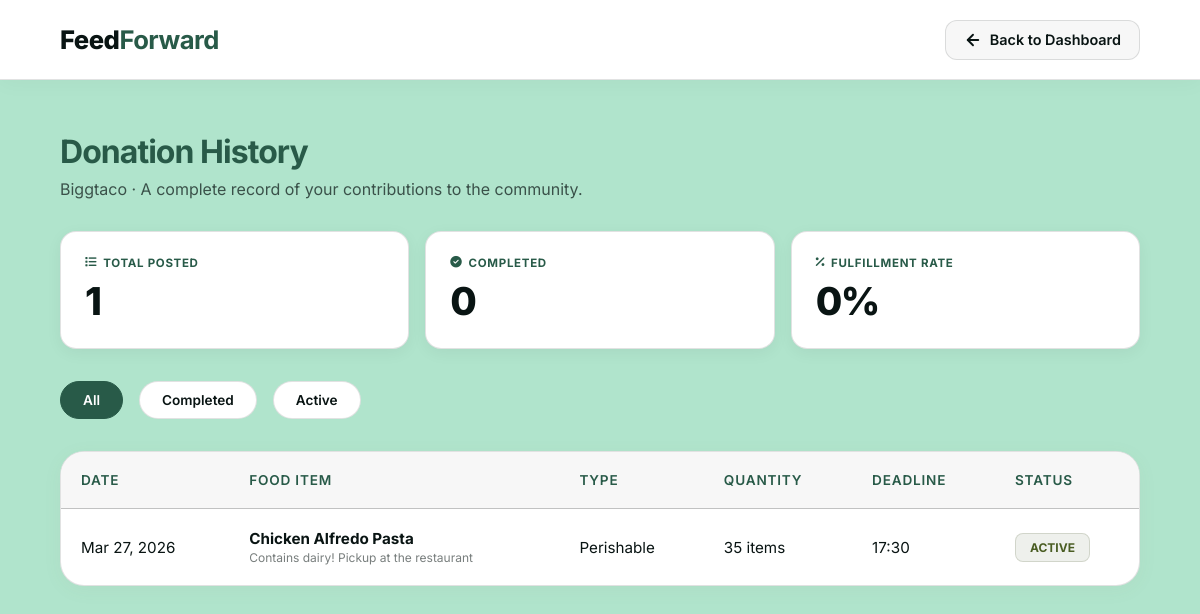
Page /restaurant/history (signed in) on the committed database.
### models.py (models this page shows, shortened)
class User(UserMixin, db.Model):
    __tablename__ = "users"
    id                = db.Column(db.Integer, primary_key=True)
    email             = db.Column(db.String(120), unique=True, nullable=False)
    password_hash     = db.Column(db.String(256), nullable=False)
    organization_name = db.Column(db.String(150), nullable=False)
    role              = db.Column(db.String(20),  nullable=False)  # 'donor' | 'charity'
    phone             = db.Column(db.String(30),  nullable=True)
    address           = db.Column(db.String(255), nullable=True)
    license_num       = db.Column(db.String(100), nullable=True)
    reg_num           = db.Column(db.String(100), nullable=True)
    created_at        = db.Column(db.DateTime, default=datetime.utcnow)
    donations        = db.relationship("Donation",        backref="donor",   lazy=True,
                                       foreign_keys="Donation.donor_id")
    charity_requests = db.relationship("DonationRequest", backref="charity", lazy=True,
                                       foreign_keys="DonationRequest.charity_id")

class Donation(db.Model):
    __tablename__ = "donations"
    id              = db.Column(db.Integer, primary_key=True)
    donor_id        = db.Column(db.Integer, db.ForeignKey("users.id"), nullable=False)
    food_name       = db.Column(db.String(150), nullable=False, default="Surplus Food")
    food_category   = db.Column(db.String(50),  nullable=False)   # perishable|produce|non-perishable
    quantity        = db.Column(db.Integer,      nullable=False)
    unit            = db.Column(db.String(20),   nullable=False, default="items")
    pickup_deadline = db.Column(db.String(20),   nullable=False)
    notes           = db.Column(db.Text,         nullable=True)
    status          = db.Column(db.String(20),   default="active")  # active|pending|confirmed|completed
    created_at      = db.Column(db.DateTime,     default=datetime.utcnow)
    requests = db.relationship("DonationRequest", backref="donation", lazy=True)
    @property
    def category_label(self):
        return {"perishable": "Perishable", "produce": "Produce",
                "non-perishable": "Non-Perishable"}.get(self.food_category, self.food_category.title())

### app.py (the view)
    @app.route("/restaurant/history")
    @login_required
    def restaurant_history():
        if current_user.role != "donor":
            return redirect(url_for("charity_browse"))
        f        = request.args.get("filter", "all")
        q        = Donation.query.filter_by(donor_id=current_user.id)
        if f == "completed":
            q = q.filter_by(status="completed")
        elif f == "active":
            q = q.filter(Donation.status.in_(["active", "pending", "confirmed"]))
        donations       = q.order_by(Donation.created_at.desc()).all()
        total           = Donation.query.filter_by(donor_id=current_user.id).count()
        completed_count = Donation.query.filter_by(donor_id=current_user.id, status="completed").count()
        return render_template("restaurant_history.html",
            donations=donations, filter_status=f,
            total=total, completed_count=completed_count)

### app.py (called while the page is built)
@login_manager.user_loader
def load_user(uid):
    return User.query.get(int(uid))

### templates/restaurant_history.html (shortened to what this page needs)
{% extends "base.html" %}
{% block extra_css %}
<link rel="stylesheet" href="{{ url_for('static', filename='style.css') }}" />
<link rel="stylesheet" href="{{ url_for('static', filename='dashboard.css') }}" />
<link rel="stylesheet" href="{{ url_for('static', filename='history.css') }}" />
{% endblock %}
{% block body %}
<nav class="top-nav">
  <a href="{{ url_for('index') }}" class="logo">Feed<b>Forward</b></a>
  <div class="nav-user">
    <a href="{{ url_for('restaurant_dashboard') }}" class="back-btn">
      <svg width="18" height="18" viewBox="0 0 24 24" fill="none" stroke="currentColor"
           stroke-width="2.5" stroke-linecap="round" stroke-linejoin="round">
        <line x1="19" y1="12" x2="5" y2="12"></line>
        <polyline points="12 19 5 12 12 5"></polyline>
      </svg>
      Back to Dashboard
    </a>
  </div>
</nav>
<div class="history-page-container">
  <header class="history-page-header">
    <h1>Donation History</h1>
    <p>{{ current_user.organization_name }} · A complete record of your contributions to the community.</p>
  </header>
  <div class="stats-row">
    <div class="stat-tile">
      <div class="label"><i class="fa-solid fa-list"></i> Total Posted</div>
      <div class="value">{{ total }}</div>
    </div>
    <div class="stat-tile">
      <div class="label"><i class="fa-solid fa-circle-check"></i> Completed</div>
      <div class="value">{{ completed_count }}</div>
    </div>
    <div class="stat-tile">
      <div class="label"><i class="fa-solid fa-percent"></i> Fulfillment Rate</div>
      <div class="value">{% if total > 0 %}{{ ((completed_count / total) * 100) | int }}%{% else %}—{% endif %}</div>
    </div>
  </div>
  <div class="filter-bar">
    <a href="{{ url_for('restaurant_history') }}"
       class="filter-btn {% if filter_status=='all' %}active{% endif %}"
       style="text-decoration:none;" id="filter-all">All</a>
    <a href="{{ url_for('restaurant_history', filter='completed') }}"
       class="filter-btn {% if filter_status=='completed' %}active{% endif %}"
       style="text-decoration:none;" id="filter-completed">Completed</a>
    <a href="{{ url_for('restaurant_history', filter='active') }}"
       class="filter-btn {% if filter_status=='active' %}active{% endif %}"
       style="text-decoration:none;" id="filter-active">Active</a>
  </div>
  <div class="history-card">
    {% if donations %}
    <table class="history-table" id="history-table">
      <thead>
        <tr>
          <th>Date</th>
          <th>Food Item</th>
          <th>Type</th>
          <th>Quantity</th>
          <th>Deadline</th>
          <th>Status</th>
        </tr>
      </thead>
      <tbody>
        {% for d in donations %}
        <tr>
          <td>{{ d.created_at.strftime('%b %d, %Y') }}</td>
          <td>
            <strong>{{ d.food_name }}</strong>
            {% if d.notes %}<div style="font-size:0.75rem;color:rgba(9,20,19,0.55);margin-top:2px;">{{ d.notes[:60] }}</div>{% endif %}
          </td>
          <td>{{ d.category_label }}</td>
          <td>{{ d.quantity }} {{ d.unit }}</td>
          <td>{{ d.pickup_deadline }}</td>
          <td>
            <span class="status-pill {% if d.status=='completed' %}completed{% elif d.status in ['active','confirmed'] %}completed{% else %}pending{% endif %}">
              {{ d.status | capitalize }}
            </span>
          </td>
        </tr>
        {% endfor %}
      </tbody>
    </table>
    {% endif %}
  </div>
</div>
{% endblock %}

### static/style.css (style rules this page uses)
:root { --theme-dark: #091413; --theme-primary: #285a48; --theme-bg: #b0e4cc; --theme-surface: #ffffff; --theme-border: rgba(9, 20, 19, 0.08); }
* { margin: 0; padding: 0; box-sizing: border-box; }
body { background-color: var(--theme-bg); color: var(--theme-dark); font-family: "Inter", sans-serif; overflow-x: hidden; -webkit-font-smoothing: antialiased; }
h1, h2, h3 { letter-spacing: -0.03em; }
.logo { font-size: 1.6rem; color: var(--theme-dark); letter-spacing: -0.02em; text-decoration: none; font-weight: 800; }
.logo b { color: var(--theme-primary); }

### static/dashboard.css (style rules this page uses)
:root { --theme-dark: #091413; --theme-primary: #285a48; --theme-bg: #b0e4cc; --theme-surface: #f7f7f7; --theme-border: rgba(9, 20, 19, 0.08); }
* { margin: 0; padding: 0; box-sizing: border-box; }
body { background-color: var(--theme-bg); color: var(--theme-dark); font-family: "Inter", sans-serif; overflow-x: hidden; -webkit-font-smoothing: antialiased; }
.top-nav { display: flex; justify-content: space-between; align-items: center; padding: 0 4%; height: 80px; background: rgba(255, 255, 255, 0.75); backdrop-filter: blur(12px); -webkit-backdrop-filter: blur(12px); border-bottom: 1px solid var(--theme-border); position: fixed; top: 0; width: 100%; z-index: 1000; box-shadow: 0 4px 20px rgba(9, 20, 19, 0.03); }
.logo { font-size: 1.6rem; color: var(--theme-dark); letter-spacing: -0.02em; text-decoration: none; font-weight: 800; }
.logo b { color: var(--theme-primary); }
.nav-user { display: flex; align-items: center; gap: 24px; }

### static/history.css (style rules this page uses)
.top-nav { display: flex; justify-content: space-between; align-items: center; padding: 1rem 5%; background: white; border-bottom: 1px solid var(--accent-sand); position: fixed; top: 0; width: 100%; z-index: 1000; box-sizing: border-box; }
.back-btn { display: flex; align-items: center; gap: 8px; padding: 10px 18px; background-color: var(--bg-alabaster); border: 1px solid var(--accent-sand); border-radius: 12px; color: var(--text-dark); text-decoration: none; font-weight: 600; font-size: 0.9rem; transition: all 0.25s cubic-bezier(0.4, 0, 0.2, 1); }
.back-btn svg { transition: stroke 0.2s ease; }
.history-page-container { margin-top: 100px; padding: 2rem 5%; max-width: 1200px; margin-left: auto; margin-right: auto; }
.history-page-header { margin-bottom: 2rem; }
.history-page-header h1 { color: var(--primary-earth); font-size: 2rem; margin-bottom: 0.5rem; }
.history-page-header p { opacity: 0.7; color: var(--text-dark); }
.filter-bar { display: flex; gap: 1rem; margin-bottom: 2rem; }
.filter-btn { padding: 10px 22px; border-radius: 20px; border: 1px solid var(--accent-sand); background: white; font-weight: 600; color: var(--text-dark); font-size: 0.85rem; cursor: pointer; transition: all 0.2s ease; }
.filter-btn.active { background: var(--primary-earth); color: white; border-color: var(--primary-earth); }
.history-card { background: white; border-radius: 24px; border: 1px solid var(--accent-sand); overflow: hidden; box-shadow: 0 4px 20px rgba(138, 118, 80, 0.05); }
.history-table { width: 100%; border-collapse: collapse; text-align: left; }
.history-table th { background: var(--bg-alabaster); padding: 20px; font-weight: 600; font-size: 0.85rem; color: var(--primary-earth); border-bottom: 1px solid var(--accent-sand); text-transform: uppercase; letter-spacing: 0.05rem; }
.history-table td { padding: 20px; border-bottom: 1px solid var(--bg-alabaster); font-size: 0.95rem; vertical-align: middle; color: var(--text-dark); }
.history-table tr:last-child td { border-bottom: none; }
.status-pill { padding: 6px 14px; border-radius: 8px; font-size: 0.75rem; font-weight: 700; text-transform: uppercase; display: inline-block; }
.status-pill.completed { background: rgba(142, 151, 125, 0.15); color: #4a5d23; border: 1px solid rgba(142, 151, 125, 0.3); }

### templates/restaurant_history.html (style rules this page uses)
:root { --primary-earth: #285a48; --secondary-sage: #285a48; --bg-alabaster: #f7f7f7; --accent-sand: rgba(9,20,19,0.12); --text-dark: #091413; --white: #ffffff; }
.stats-row { display: grid; grid-template-columns: repeat(3,1fr); gap:16px; margin-bottom:2rem; }
.stat-tile { background:#fff; border-radius:16px; padding:1.5rem; border:1px solid var(--accent-sand); box-shadow: 0 4px 16px rgba(9,20,19,0.05); }
.stat-tile .label { font-size:0.72rem; font-weight:700; text-transform:uppercase; letter-spacing:0.06em; color:var(--primary-earth); margin-bottom:8px; display:flex; align-items:center; gap:6px; }
.stat-tile .value { font-size:2.4rem; font-weight:800; letter-spacing:-0.04em; color:var(--text-dark); }

### rows in the picture
User: organization_name "Biggtaco"
Donation: created_at "Mar 27, 2026", food_name "Chicken Alfredo Pasta", notes "Contains dairy! Pickup at the restaurant", category_label "Perishable", quantity "35", unit "items", pickup_deadline "17:30", status "ACTIVE"

### other values in the picture
{{ total }} "1"
{{ completed_count }} "0"
{{ ((completed_count / total) * 100) | int }} "0"
